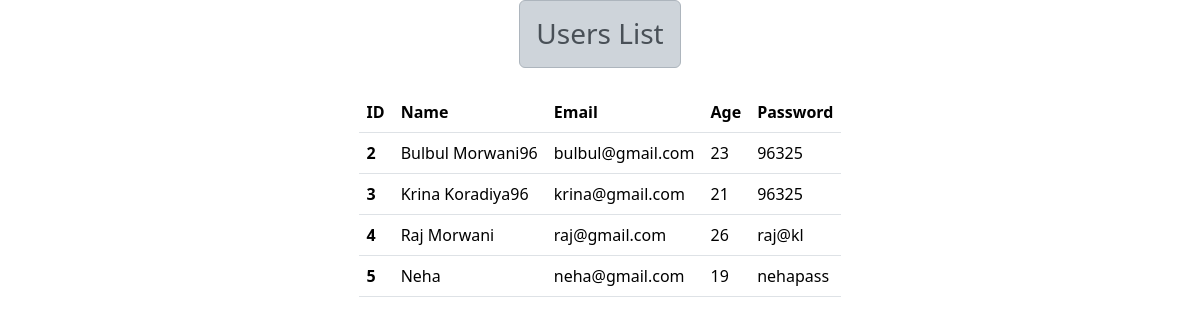
Page /showdata on the committed database.
### crud/models.py (models this page shows)
class User(models.Model):
    name = models.CharField(max_length=70)
    email = models.EmailField(max_length=70)
    age = models.IntegerField()
    password = models.CharField(max_length=70)

### crud/views.py (the view)
# urls.py: path('showdata', views.showdata, name='showdata')
def showdata(request):
        stud = User.objects.all()
        return render(request, 'crud/showdata.html', {'stu':stud})

### crud/templates/crud/showdata.html (shortened to what this page needs)
{% extends 'crud/base.html' %}
{% block content %}
<head>
</head>
<body>
    <div class="container d-flex flex-column align-items-center justify-content-center" style="max-height: 150vh;">
        <h3 class="text-center alert alert-dark mb-4">Users List</h3>
        <div class="row">
            <div class="col-sm-12 mx-auto">
        {% if stu %}
            <table class="table table-hover">
                <thead>
                <tr>
                    <th scope="col">ID</th>
                    <th scope="col">Name</th>
                    <th scope="col">Email</th>
                    <th scope="col">Age</th>
                    <th scope="col">Password</th>
                </tr>
                </thead>
                <tbody>
                    {% for st in stu %}
                    <tr>
                        <th scope="row">{{st.id}}</th>
                        <td>{{st.name}}</td>
                        <td>{{st.email}}</td>
                        <td>{{st.age}}</td>
                        <td>{{st.password}}</td>
                    </tr>
                    {% endfor %}
        {% endif %}
            </div>
        </div>
    </div>
</body>
</html>
{% endblock content %}

### crud/templates/crud/base.html (shortened to what this page needs)
<!DOCTYPE html>
{% load static %}
<html lang="en">
<head>
    <link rel="stylesheet" href="{% static 'crud/css/bootstrap.css' %}">
</head>
<body>
    <div>
        {% block content %} {% endblock content %}
</body>
</html>

### rows in the picture
User: id "2", name "Bulbul Morwani96", email "bulbul@gmail.com", age "23", password "96325"
User: id "3", name "Krina Koradiya96", email "krina@gmail.com", age "21", password "96325"
User: id "4", name "Raj Morwani", email "raj@gmail.com", age "26", password "raj@kl"
User: id "5", name "Neha", email "neha@gmail.com", age "19", password "nehapass"
